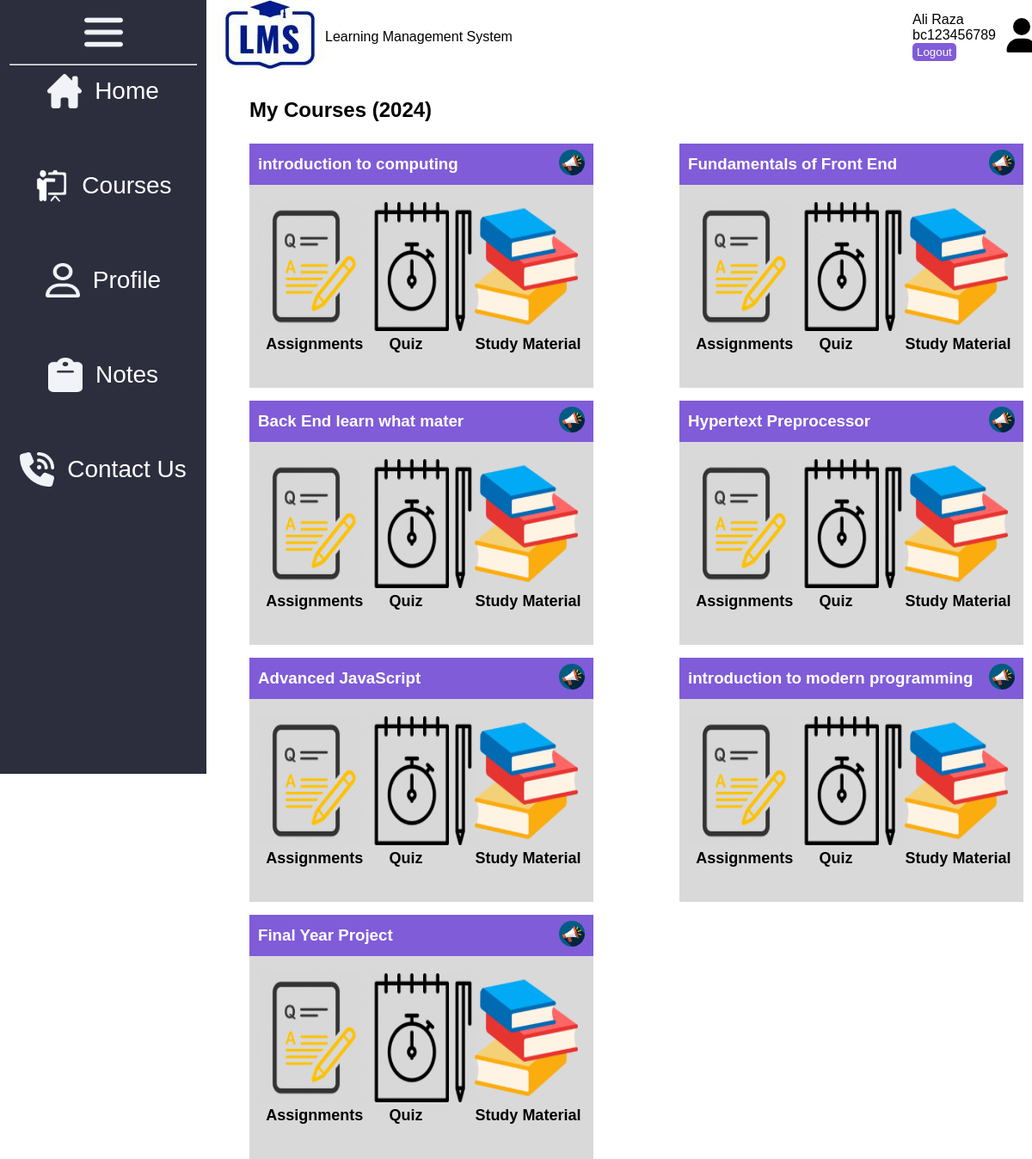
The page /home.php (signed in) on the database its author committed.
### tables this page shows
CREATE TABLE `Courses` (
  `CourseID` int(11) NOT NULL,
  `CourseCode` varchar(20) NOT NULL,
  `CourseName` varchar(255) NOT NULL,
  `Description` text DEFAULT NULL,
  `StartDate` date DEFAULT NULL,
  `EndDate` date DEFAULT NULL,
  `InstructorID` int(11) DEFAULT NULL
);

### home.php (the view, shortened to what this page needs)
<?php
include 'header.php';
$studentID = $_SESSION['user_data']['id'];
$sql_selected_courses = "SELECT Courses.CourseID, Courses.CourseName
                         FROM StudentCourses
                         JOIN Courses ON StudentCourses.CourseID = Courses.CourseID
                         WHERE StudentCourses.StudentID = '$studentID'";
$run_query_selected_courses = mysqli_query($con, $sql_selected_courses);
?>
<div class="page-content">
    <div class="container">
        <h2>My Courses (<?php echo date("Y"); ?>)</h2>
        <div class="all-courses">
            <?php
            if (mysqli_num_rows($run_query_selected_courses) > 0) {
                while ($row = mysqli_fetch_assoc($run_query_selected_courses)) {
                    $courseID = $row['CourseID'];
                    $courseName = $row['CourseName'];
            ?>
            <div class="course-item">
                <div class="course-head flex">
                    <h3><?php echo $courseName; ?></h3>
                    <a href="#"><img src="assets/images/course_head.png" alt="" class="chead-icon"></a>
                </div>
                <div class="course-body flex">
                    <a href="assignments.php?courseID=<?php echo $courseID; ?>">
                        <img src="assets/images/assignment.png" alt="" class="cbody-icon"> <br> &nbsp;
                        Assignments &nbsp;
                    </a>
                    <a href="quiz.php?courseID=<?php echo $courseID; ?>">
                        <img src="assets/images/quiz.png" alt="" class="cbody-icon"> <br> &nbsp; &nbsp;
                        Quiz &nbsp; &nbsp;
                    </a>
                    <a href="#">
                        <img src="assets/images/studymaterial.png" alt="" class="cbody-icon"> <br>
                        Study Material
                    </a>
                </div>
            </div>
            <?php
                }
            } else {
                echo "<p>No courses selected. Please go to the <a href='course-selection.php'>course selection page</a>.</p>";
            }
            ?>
        </div>
    </div>
</div>
<?php include 'footer.php'; ?>

### assets/css/style.css (style rules this page uses)
* { margin: 0; padding: 0; box-sizing: border-box; font-family: sans-serif; }
:root { --bg-primary: #805CD8 ; --bg-secondary:#D9D9D9 ; --bg-dark: #2C2E3E; --primary-text: ; --secondary-text: ; }
.container { max-width: 1100px; margin: 0 auto; }
.flex { display: flex; }
.page-content { position: absolute; top: 114px; left: 290px; width: 900px; }
.all-courses { margin-top: 25px; display: flex; flex-wrap: wrap; gap: 15px; justify-content: space-between; }
.course-item { width: calc(50% - 50px); margin: 0; padding: 0; }
.course-head { background-color: var(--bg-primary); padding: 7px 10px; justify-content: space-between; align-items: center; }
.course-head h3 { color: #fff; }
.chead-icon { width: 30px; height: 30px; }
.course-body { background-color: var(--bg-secondary); padding: 20px 10px 40px 10px; }
.course-body a { text-decoration: none; color: #000; font-size: 18px; font-weight: bold; text-transform:capitalize; }
.cbody-icon { width: 120px; height: 150px; }

### rows shown on the page
courses: CourseName "introduction to computing"
courses: CourseName "Fundamentals of Front End"
courses: CourseName "Back End learn what mater"
courses: CourseName "Hypertext Preprocessor"
courses: CourseName "Advanced JavaScript"
courses: CourseName "introduction to modern programming"
courses: CourseName "Final Year Project"

### other values the page prints
$_SESSION['user_data']['username'] "Ali Raza"
$_SESSION['user_data']['id'] "bc123456789"
